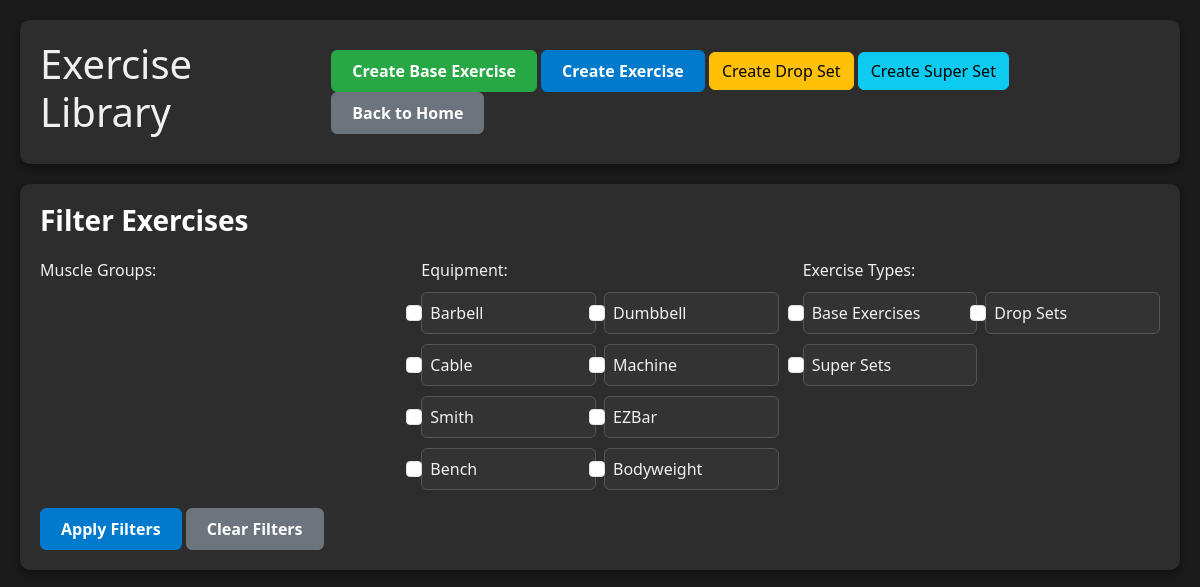
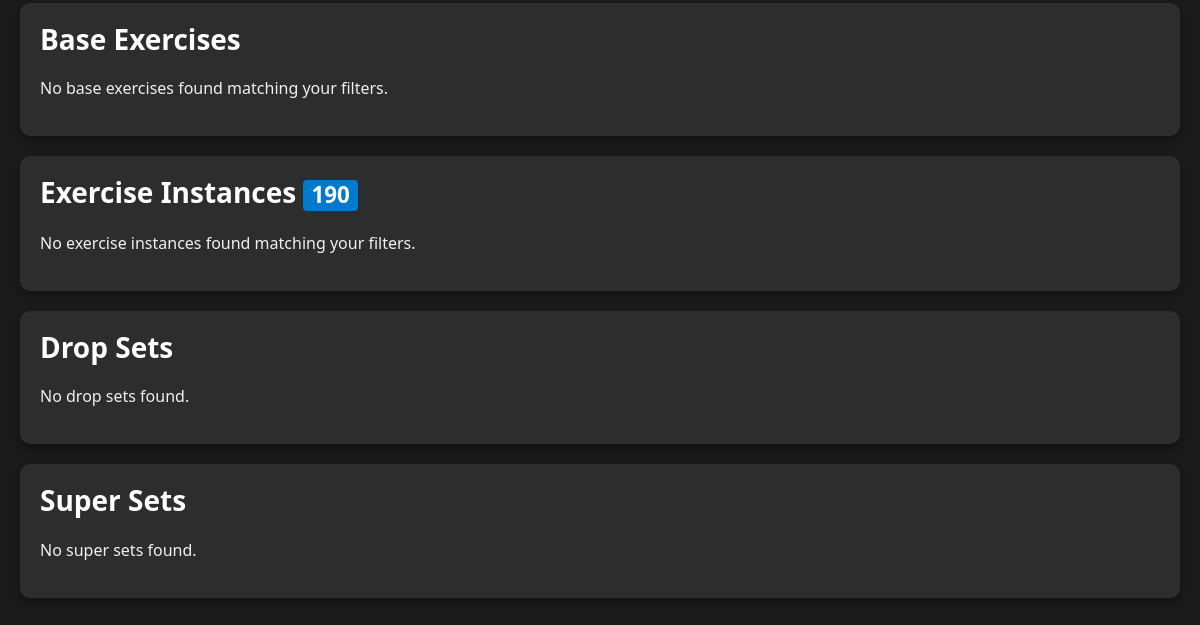
Page /exercise-list/ (signed in) on the earlier database version (2 pictures, top to bottom).
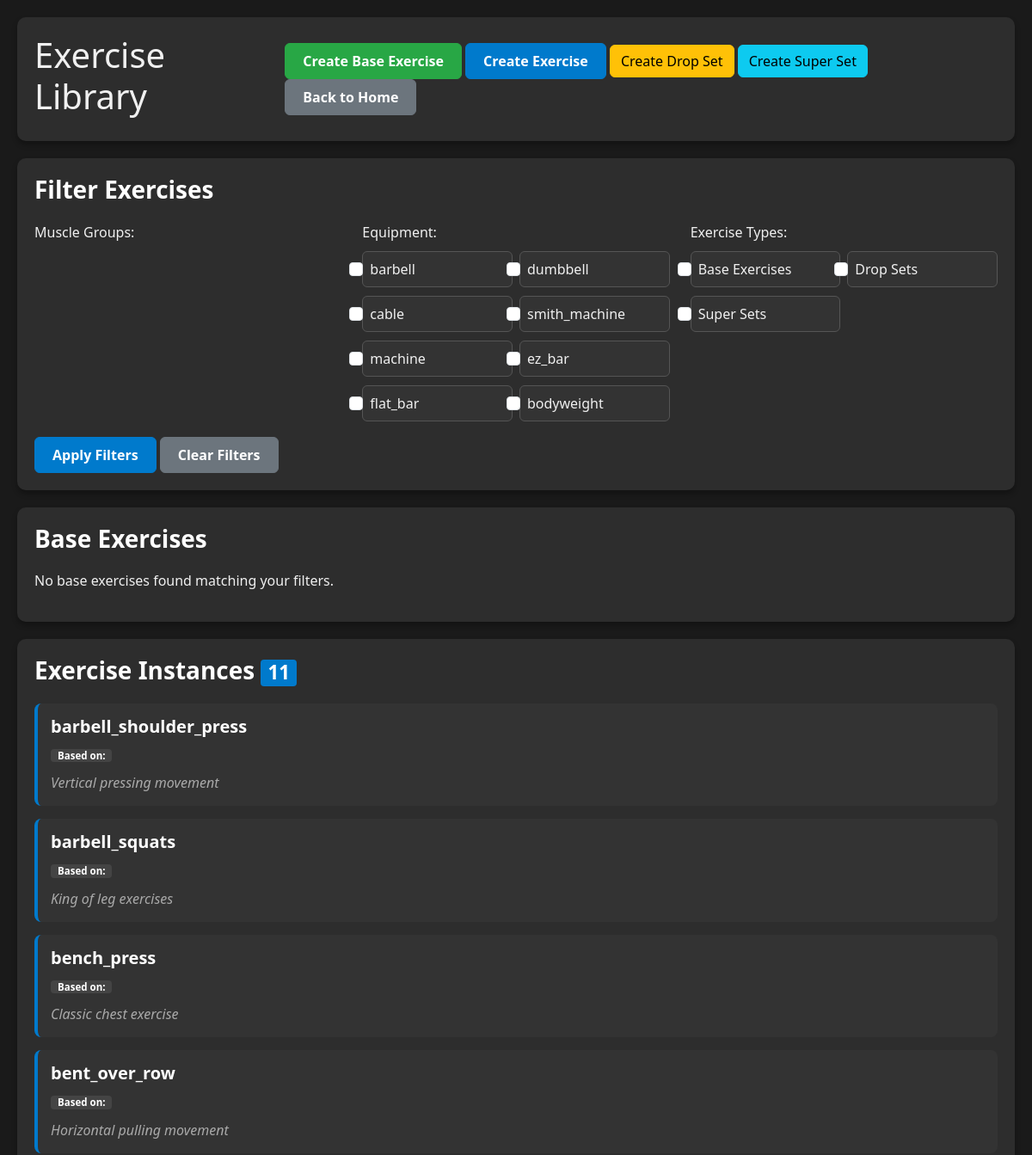
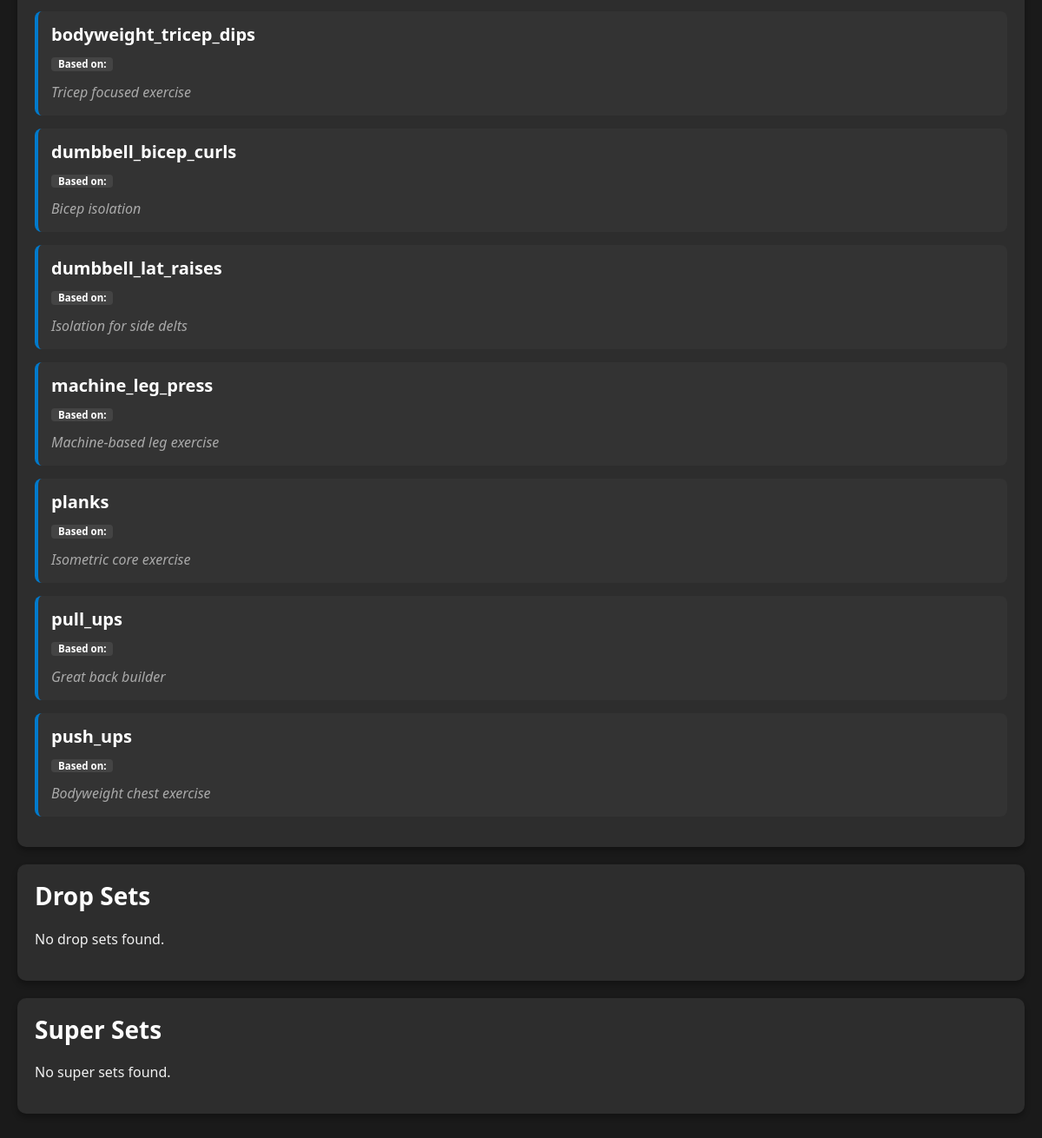
Same page on the later database version (2 pictures, top to bottom).
### logger/models.py (models this page shows, shortened)
class Equipment(models.Model):
    name = models.CharField(max_length=100, unique=True)

class Exercise(models.Model):
    name = models.CharField(max_length=200, unique=True)
    primary_muscle_group = models.ForeignKey(MuscleGroup, on_delete=models.CASCADE, related_name='primary_exercises')
    secondary_muscle_groups = models.ManyToManyField(MuscleGroup, blank=True, related_name='secondary_exercises')
    equipment = models.ForeignKey(Equipment, on_delete=models.CASCADE)
    notes = models.TextField(blank=True)
    created_at = models.DateTimeField(auto_now_add=True)
    class Meta:
        ordering = ['name']

### logger/views.py (the view)
# urls.py: path('exercise-list/', views.exercise_list, name='exercise_list'),
@login_required
def exercise_list(request):
    exercises = Exercise.objects.all().select_related('primary_muscle_group', 'equipment')
    muscle_filter = request.GET.get('muscle_group')
    if muscle_filter:
        exercises = exercises.filter(primary_muscle_group_id=muscle_filter)
    equipment_filter = request.GET.get('equipment')
    if equipment_filter:
        exercises = exercises.filter(equipment_id=equipment_filter)
    context = {
        'exercises': exercises.order_by('name'),
        'muscle_groups': MuscleGroup.objects.all(),
        'equipment': Equipment.objects.all(),
        'selected_muscle': muscle_filter,
        'selected_equipment': equipment_filter,
    }
    return render(request, 'logger/exercise_list.html', context)

### logger/templates/logger/exercise_list.html (shortened to what the changed rows need)
<!DOCTYPE html>
<html>
<head>
    <link href="https://cdn.jsdelivr.net/npm/bootstrap@5.3.0/dist/css/bootstrap.min.css" rel="stylesheet">
</head>
<body>
    <div class="container">
        <div class="header">
            <div class="d-flex justify-content-between align-items-center">
                <h1>Exercise Library</h1>
            </div>
        </div>
        <div class="filter-section">
            <form method="get">
                <div class="row">
                    <div class="col-md-4">
                        <div class="checkbox-group">
                            {% for eq in equipment %}
                                <div class="form-check">
                                    <input type="checkbox" name="equipment" value="{{ eq.id }}"
                                           class="form-check-input" id="equipment_{{ eq.id }}">
                                    <label class="form-check-label" for="equipment_{{ eq.id }}">
                                        {{ eq.name }}
                                    </label>
                                </div>
                            {% endfor %}
                        </div>
                    </div>
                </div>
            </form>
        </div>
        <div class="exercise-section">
            <h3 class="section-title">
                Exercise Instances <span class="badge badge-instance">{{ exercises.count }}</span>
            </h3>
            {% if exercises %}
                {% for exercise in exercises %}
                    <div class="exercise-card">
                        <h5>{{ exercise.name }}</h5>
                        <div class="exercise-details">
                            <span class="badge badge-base">Based on: {{ exercise.base_exercise.name }}</span>
                        </div>
                        {% if exercise.notes %}
                            <div class="description">{{ exercise.notes }}</div>
                        {% endif %}
                    </div>
                {% endfor %}
            {% else %}
                <p>No exercise instances found matching your filters.</p>
            {% endif %}
        </div>
    </div>
</body>
</html>

Differences in the rows shown:
removed Equipment: name "Barbell"
removed Equipment: name "Dumbbell"
removed Equipment: name "Cable"
removed Equipment: name "Machine"
removed Equipment: name "Smith"
removed Equipment: name "EZBar"
removed Equipment: name "Bench"
removed Equipment: name "Bodyweight"
added Equipment: name "barbell"
added Equipment: name "dumbbell"
added Equipment: name "cable"
added Equipment: name "smith_machine"
added Equipment: name "machine"
added Equipment: name "ez_bar"
added Equipment: name "flat_bar"
added Equipment: name "bodyweight"
now on this page (row edited): Exercise: name "barbell_shoulder_press", notes "Vertical pressing movement"
now on this page (row edited): Exercise: name "barbell_squats", notes "King of leg exercises"
now on this page (row edited): Exercise: name "bench_press", notes "Classic chest exercise"
now on this page (row edited): Exercise: name "bent_over_row", notes "Horizontal pulling movement"
now on this page (row edited): Exercise: name "bodyweight_tricep_dips", notes "Tricep focused exercise"
now on this page (row edited): Exercise: name "dumbbell_bicep_curls", notes "Bicep isolation"
now on this page (row edited): Exercise: name "dumbbell_lat_raises", notes "Isolation for side delts"
now on this page (row edited): Exercise: name "machine_leg_press", notes "Machine-based leg exercise"
now on this page (row edited): Exercise: name "planks", notes "Isometric core exercise"
now on this page (row edited): Exercise: name "pull_ups", notes "Great back builder"
now on this page (row edited): Exercise: name "push_ups", notes "Bodyweight chest exercise"
Other differences:
{{ exercises.count }}: "190" → "11"
text no longer shown: "No exercise instances found matching your filters."
